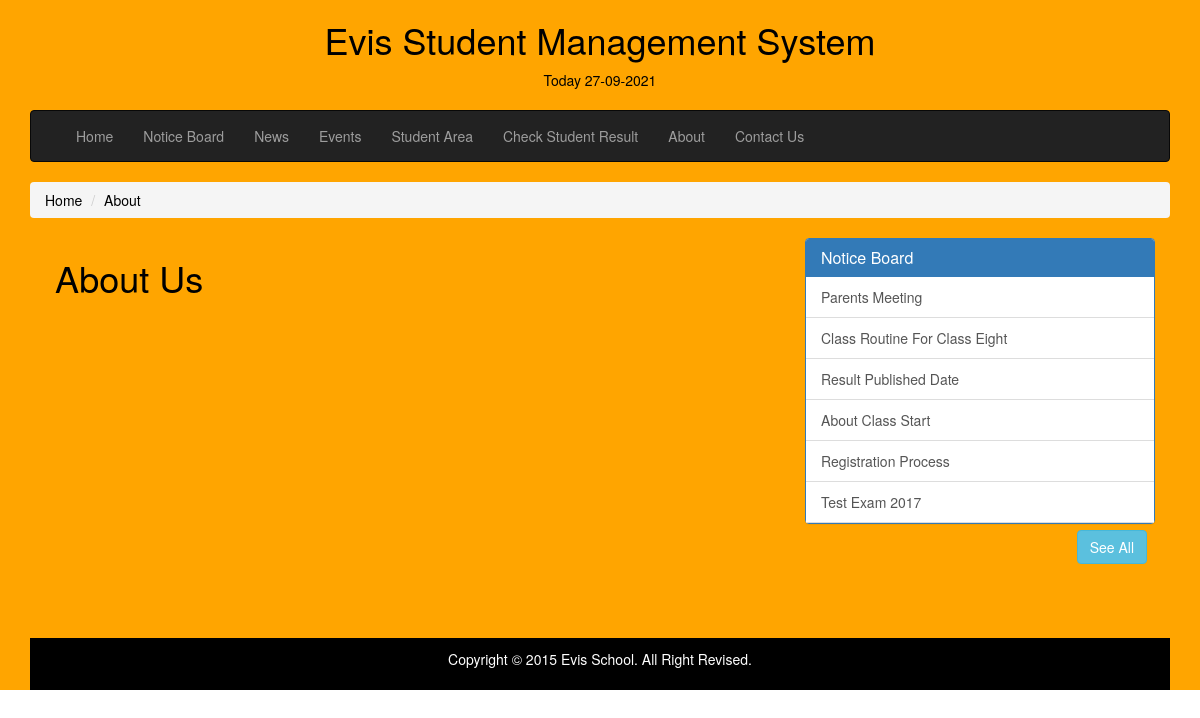
Page /about.php on the committed database.
### tables this page shows
CREATE TABLE `tbl_notice` (
  `notice_id` int(4) NOT NULL,
  `notice_title` varchar(60) NOT NULL,
  `notice_main` text NOT NULL,
  `notice_time` datetime NOT NULL DEFAULT CURRENT_TIMESTAMP,
  `notice_status` tinyint(1) NOT NULL
);

### models/home.php (called while the page is built, shortened)
<?php
    class Database {
    public function __construct() {
        $database_name='db_evis_student_management_system';
    }
}

### controllers/home.php (called while the page is built, shortened)
<?php
require_once 'models/home.php';
class Home {
    public function select_all_notice_from_db() {
        $sql = "SELECT * FROM tbl_notice ORDER BY notice_id DESC";
        $query_result = mysql_query($sql);
        return $query_result;
    }
}

### about.php (the view, shortened to what this page needs)
<?php
    require_once 'controllers/home.php';
    $obj_home = new Home();
    $all_notices = $obj_home->select_all_notice_from_db();
?>
<!DOCTYPE html>
<html lang="en">
    <head>
        <link href="public/css/bootstrap.min.css" rel="stylesheet">
        <link href="public/css/style.css" rel="stylesheet">
    </head>
    <body>
        <div class="wrapper">
            <div class="container">
                <div class="row">
                    <div class="col-md-6 col-md-offset-3">
                        <div class="institute_name">
                            <h1>Evis Student Management System</h1>
                        </div>
                    </div>
                </div>
                <br/>
                <nav class="navbar navbar navbar-inverse" role="navigation">
                    <div class="container">
                        <div class="row">
                            <div class="col-xs-12">
                                <div class="mainmenu">
                                    <div class="collapse navbar-collapse navbar-responsive-collapse">
                                        <ul class="nav navbar-nav">
                                            <li><a href="index.php">Home</a></li>
                                            <li><a href="all_notice.php">Notice Board</a></li>
                                            <li><a href="all_news.php">News</a></li>
                                            <li><a href="all_event.php">Events</a></li>
                                            <li><a href="student_area.php">Student Area</a></li>
                                            <li><a href="check_student_result.php">Check Student Result</a></li>
                                            <li><a href="about.php">About</a></li>
                                            <li><a href="contact.php">Contact Us</a></li>
                                        </ul>
                                    </div>
                                </div>
                            </div>
                        </div>
                    </div>
                </nav>
                <div class="row">
                    <div class="col-md-12">
                        <ul class="breadcrumb">
                            <li class="completed"><a href="index.php">Home</a></li>
                            <li class="active"><a href="about.php">About</a></li>
                        </ul>
                        <div class="col-xs-8" style="min-height: 400px">
                            <h1>&nbsp;About Us</h1>
                        </div>
                        <div class="col-xs-4">
                            <div class="panel panel-primary">
                                <div class="panel-heading">
                                    <h3 class="panel-title">
                                        Notice Board
                                    </h3>
                                </div>
                                <ul class="list-group">
                                    <?php
                                    while ($row = mysql_fetch_assoc($all_notices)) {
                                        ?>
                                        <a href="notice_details.php?notice_id=<?php echo $row['notice_id']; ?>" class="list-group-item">  <?php echo $row['notice_title']; ?></a>
                                    <?php } ?>
                                </ul>
                                <a href="all_notice.php" type="button" class="btn btn-info pull-right" style="margin: 2%">See All</a>
                            </div>
                        </div>
                    </div>
                </div>
                <div class="col-md-12" style="background-color: black; color:white; padding: 1%; text-align: center;">
                    <p>Copyright © 2015 Evis School. All Right Revised.</p>
                </div>
            </div>
        </div>
    </body>
</html>

### public/css/style.css (style rules this page uses)
.wrapper { background-color: orange; color:black; }
.institute_name { text-align: center; }
.navbar-nav > li > a { color: black; }
a { color:black; }

### rows in the picture
tbl_notice: notice_title "Parents Meeting"
tbl_notice: notice_title "Class Routine For Class Eight"
tbl_notice: notice_title "Result Published Date"
tbl_notice: notice_title "About Class Start"
tbl_notice: notice_title "Registration Process"
tbl_notice: notice_title "Test Exam 2017"
